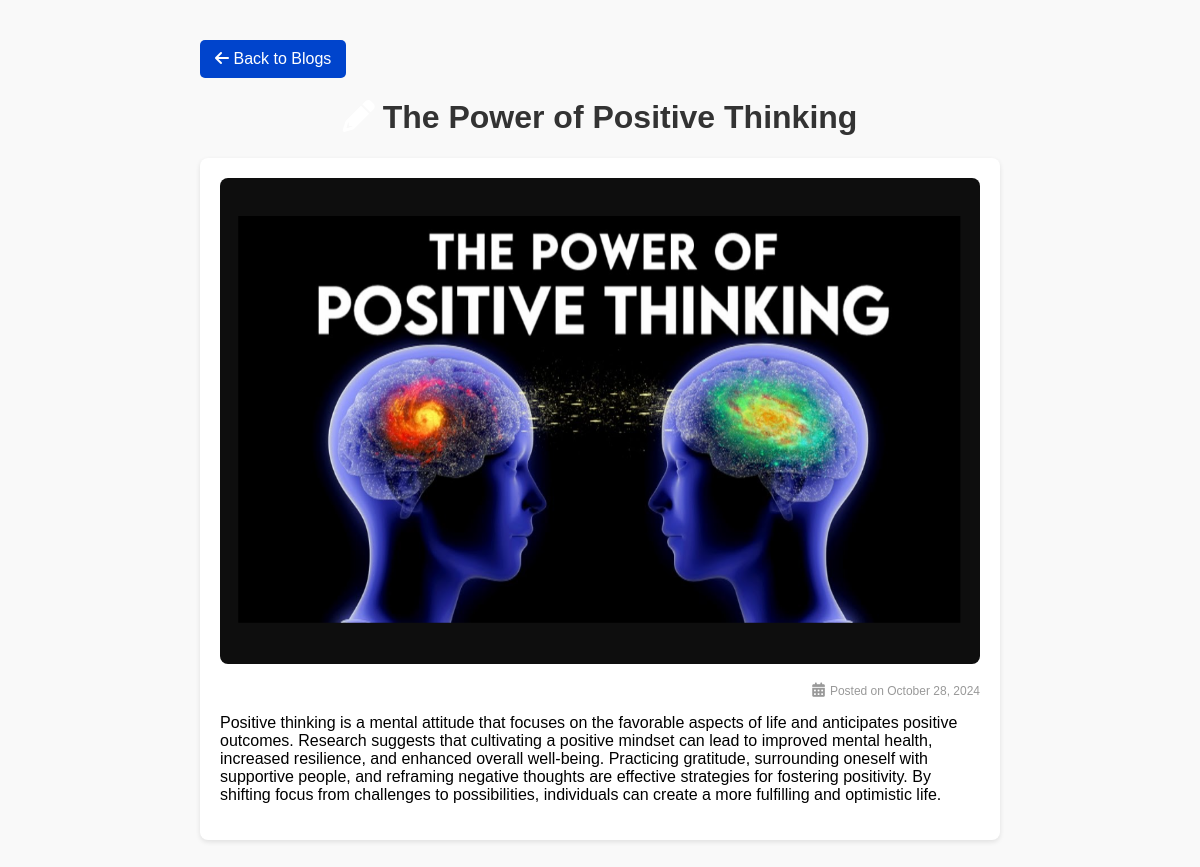
Page /blog_detail.php?id=6 on the committed database.
### tables this page shows
CREATE TABLE `blogs` (
  `blog_id` int(11) NOT NULL,
  `title` varchar(255) NOT NULL,
  `content` text NOT NULL,
  `image_url` varchar(255) DEFAULT NULL,
  `created_at` datetime DEFAULT current_timestamp()
);

### blog_detail.php (the view, shortened to what this page needs)
<?php
$conn = new mysqli("localhost", "root", "", "ground");
if (isset($_GET['id'])) {
    $blogId = (int)$_GET['id'];
    $stmt = $conn->prepare("SELECT * FROM blogs WHERE blog_id = ?");
    $stmt->bind_param("i", $blogId);
    $stmt->execute();
    $result = $stmt->get_result();
    $blog = $result->fetch_assoc();
} else {
    header("Location: blog.php");
    exit();
}
?>
<!DOCTYPE html>
<html lang="en">
<head>
    <link rel="stylesheet" href="https://cdnjs.cloudflare.com/ajax/libs/font-awesome/6.0.0-beta3/css/all.min.css">
</head>
<body>
    <a href="blog2.php" class="back-button"><i class="fas fa-arrow-left"></i> Back to Blogs</a>
    <h1><i class="fas fa-pencil-alt icon"></i><?php echo htmlspecialchars($blog['title']); ?></h1>
    <div class="blog-content">
        <?php if (!empty($blog['image_url'])): ?>
            <img src="<?php echo htmlspecialchars($blog['image_url']); ?>" alt="Blog Image">
        <?php endif; ?>
        <p class="blog-date"><i class="fas fa-calendar-alt date-icon"></i><small>Posted on <?php echo date('F j, Y', strtotime($blog['created_at'])); ?></small></p>
        <p><?php echo nl2br(htmlspecialchars($blog['content'])); ?></p>
    </div>
</body>
</html>

### blog_detail.php (style rules this page uses)
body { font-family: Arial, sans-serif; background-color: #f9f9f9; padding: 20px; max-width: 800px; margin: auto; }
h1 { color: #333; text-align: center; }
.blog-content { background: #fff; padding: 20px; border-radius: 8px; box-shadow: 0 2px 5px rgba(0, 0, 0, 0.1); margin-bottom: 20px; }
.blog-content img { width: 100%; height: auto; border-radius: 8px; }
.blog-date { font-size: 0.9em; color: #999; text-align: right; }
.back-button { display: inline-block; margin-top: 20px; background-color: #0044cc; color: white; text-decoration: none; padding: 10px 15px; border-radius: 5px; transition: background-color 0.3s; font-size: 1em; }
.icon { margin-right: 8px; color: #fff; }
.date-icon { margin-right: 5px; color: #999; }

### rows in the picture
blogs: title "The Power of Positive Thinking", image_url (picture), created_at "October 28, 2024", content "Positive thinking is a mental attitude that focuses on the favorable aspects of life and anticipates positive outcomes. Research suggests that cultivating a positive mindset can lead to improved mental health, increased resilience, and enhanced overall well-being. Practicing gratitude, surrounding oneself with supportive people, and reframing negative thoughts are effective strategies for fostering positivity. By shifting focus from challenges to possibilities, individuals can create a more fulfilling and optimistic life."
